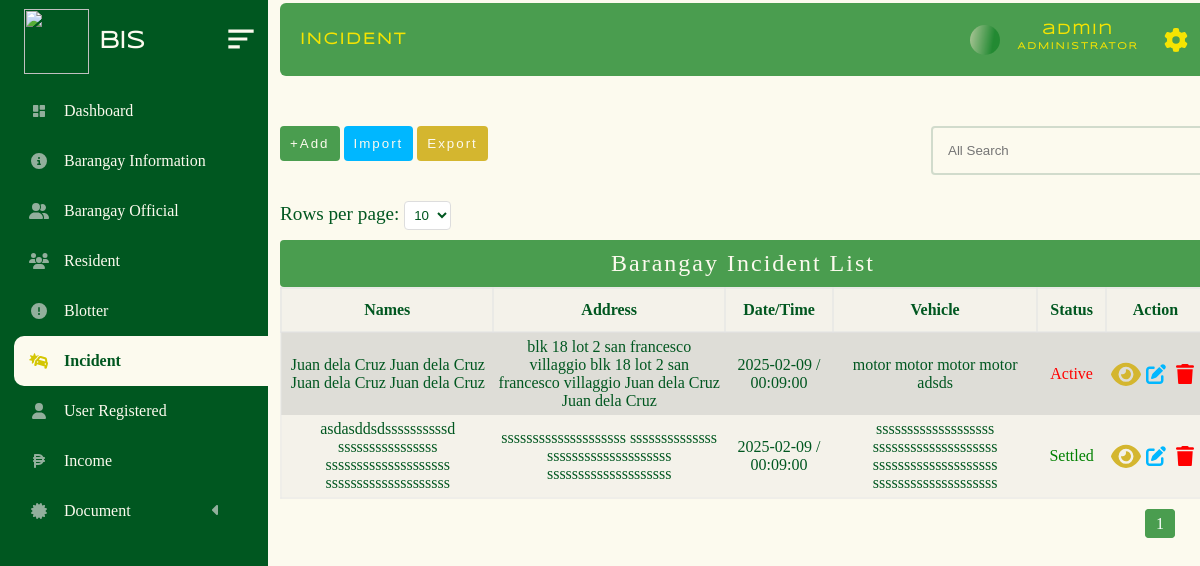
/administrator/admin_panel/incident.php (signed in), run on an earlier commit of the app's database.
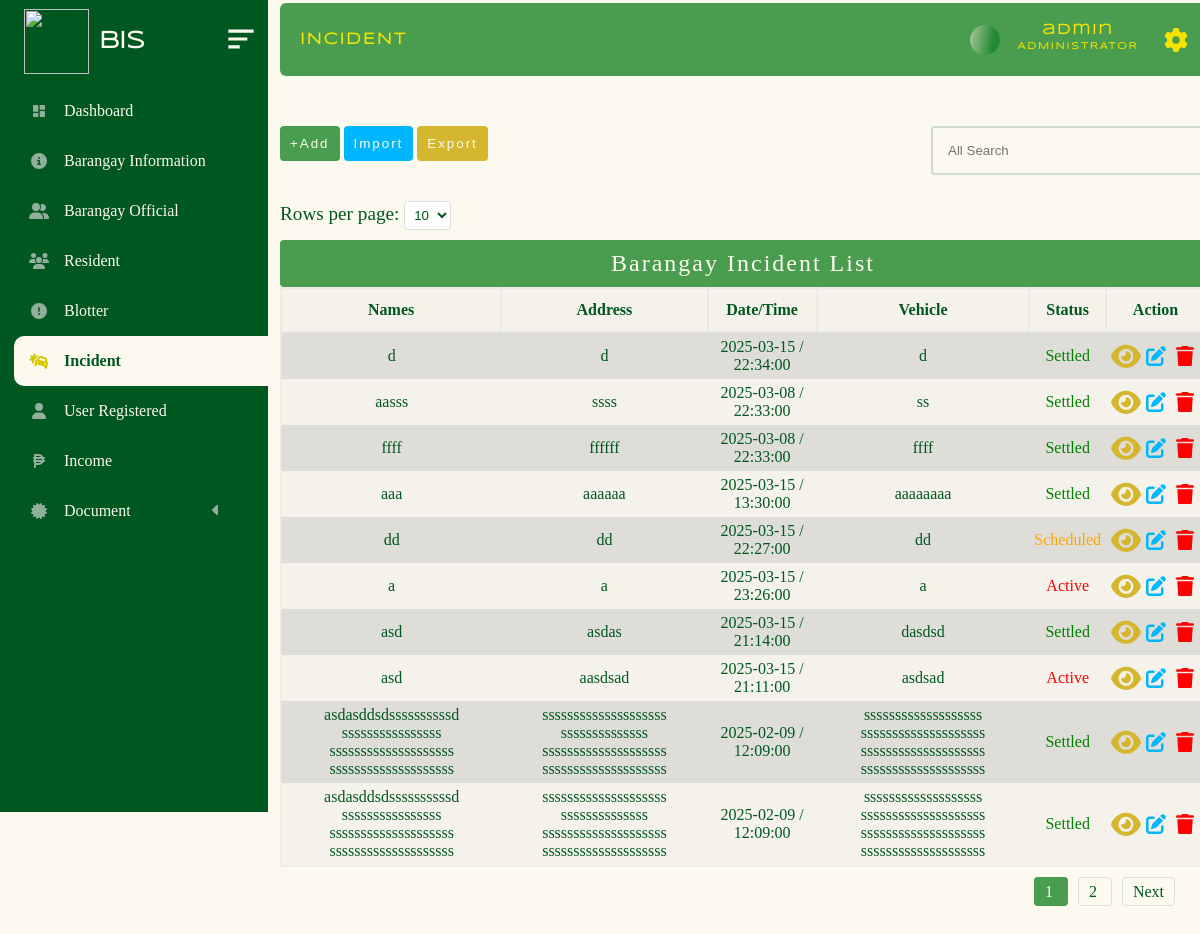
And on a later commit of the database.
### tables this page shows
CREATE TABLE `barangay_incident` (
  `id` bigint(20) NOT NULL,
  `date` date NOT NULL,
  `time` time NOT NULL,
  `name_involve` varchar(200) NOT NULL,
  `address` varchar(200) NOT NULL,
  `vehicle` varchar(200) NOT NULL,
  `license` varchar(200) NOT NULL,
  `plate_no` varchar(200) NOT NULL,
  `cause_incident` varchar(200) NOT NULL,
  `status` int(11) NOT NULL
);

### administrator/admin_panel/incident_folder/incident.php (the view, shortened to what this page needs)
<!DOCTYPE html>
<html lang="en">
<head>
</head>
<body>
    <?php
    require("../../database/conn_db.php");
    $page = isset($_GET['page']) ? max(1, (int)$_GET['page']) : 1;
    $limit = isset($_GET['limit']) ? max(1, (int)$_GET['limit']) : 10;
    $offset = ($page - 1) * $limit;
    $countQuery = "SELECT COUNT(*) AS total FROM barangay_incident";
    $countResult = $conn->query($countQuery);
    $totalRows = $countResult->fetch_assoc()['total'];
    $totalPages = max(1, ceil($totalRows / $limit));
    $sql = "SELECT * FROM barangay_incident ORDER BY id DESC LIMIT $limit OFFSET $offset";
    $result = $conn->query($sql);
    ?>
    <div class="limit-selector">
        <form method="GET" action="">
            <label for="limit">Rows per page:</label>
            <select name="limit" id="limit" onchange="this.form.submit()">
                <option value="10" <?php if ($limit == 10) echo 'selected'; ?>>10</option>
            </select>
        </form>
    </div>
    <?php
    if ($result->num_rows > 0) {
    ?>
    <table>
        <caption>Barangay Incident List</caption>
        <tr>
            <th>Names</th>
            <th>Address</th>
            <th>Date/Time</th>
            <th>Vehicle</th>
            <th>Status</th>
            <th>Action</th>
        </tr>
        <?php
        while ($row = $result->fetch_assoc()) {
            $date = $row["date"];
            $time = $row["time"];
            $name_involve = $row["name_involve"];
            $address = $row["address"];
            $vehicle = $row["vehicle"];
            $status = $row["status"];
        ?>
            <tr class="table_hover">
                <td><?php echo $name_involve; ?></td>
                <td><?php echo $address; ?></td>
                <td><?php echo $date . " / " . $time; ?></td>
                <td><?php echo $vehicle; ?></td>
                <td>
                    <?php
                    if ($status == 1) {
                        echo "<p style='color:red;'>Active</p>";
                    } elseif ($status == 2) {
                        echo "<p style='color:green;'>Settled</p>";
                    } elseif ($status == 3) {
                        echo "<p style='color:orange;'>Scheduled</p>";
                    }
                    ?>
                </td>
                <td>
                    <div id = "form_up_del_official">
                                       <button  id = "view_resident_btn"  class = "view_btn" data-id= <?php echo $row ["id"] ?>>
                                       </button>
                                           <button  id = "update_official_btn" class = "update_btn" data-id= <?php echo $row ["id"] ?>></button>
                                           <button id = "delete_official_btn" class = "delete_btn_blotter" data-id= <?php echo $row ["id"] ?>></button>
                                       </div>
                </td>
            </tr>
        <?php } ?>
    </table>
    <div class="pagination">
        <?php for ($i = 1; $i <= $totalPages; $i++): ?>
            <a href="?page=<?php echo $i; ?>&limit=<?php echo $limit; ?>" class="<?php echo $i == $page ? 'active' : ''; ?>">
                <?php echo $i; ?>
            </a>
        <?php endfor; ?>
        <?php if ($page < $totalPages): ?>
            <a href="?page=<?php echo $page + 1; ?>&limit=<?php echo $limit; ?>">Next</a>
        <?php endif; ?>
    </div>
    <?php
    }
    ?>
</body>
</html>

What changed in the data, as far as the page shows it:
removed barangay_incident: name_involve "Juan dela Cruz Juan dela Cruz Juan dela Cruz Juan dela Cruz", address "blk 18 lot 2 san francesco villaggio blk 18 lot 2 san francesco villaggio Juan dela Cruz Juan dela Cruz", date "2025-02-09", time "00:09:00", vehicle "motor motor motor motor adsds", status "Active"
no longer on this page (row unchanged): barangay_incident: name_involve "asdasddsdssssssssssd ssssssssssssssss ssssssssssssssssssss ssssssssssssssssssss", address "ssssssssssssssssssss ssssssssssssss ssssssssssssssssssss ssssssssssssssssssss", date "2025-02-09", time "00:09:00", vehicle "sssssssssssssssssss ssssssssssssssssssss ssssssssssssssssssss ssssssssssssssssssss", status "Settled"
added barangay_incident: name_involve "d", address "d", date "2025-03-15", time "22:34:00", vehicle "d", status "Settled"
added barangay_incident: name_involve "aasss", address "ssss", date "2025-03-08", time "22:33:00", vehicle "ss", status "Settled"
added barangay_incident: name_involve "ffff", address "ffffff", date "2025-03-08", time "22:33:00", vehicle "ffff", status "Settled"
added barangay_incident: name_involve "aaa", address "aaaaaa", date "2025-03-15", time "13:30:00", vehicle "aaaaaaaa", status "Settled"
added barangay_incident: name_involve "dd", address "dd", date "2025-03-15", time "22:27:00", vehicle "dd", status "Scheduled"
added barangay_incident: name_involve "a", address "a", date "2025-03-15", time "23:26:00", vehicle "a", status "Active"
added barangay_incident: name_involve "asd", address "asdas", date "2025-03-15", time "21:14:00", vehicle "dasdsd", status "Settled"
added barangay_incident: name_involve "asd", address "aasdsad", date "2025-03-15", time "21:11:00", vehicle "asdsad", status "Active"
added barangay_incident: name_involve "asdasddsdssssssssssd ssssssssssssssss ssssssssssssssssssss ssssssssssssssssssss", address "ssssssssssssssssssss ssssssssssssss ssssssssssssssssssss ssssssssssssssssssss", date "2025-02-09", time "12:09:00", vehicle "sssssssssssssssssss ssssssssssssssssssss ssssssssssssssssssss ssssssssssssssssssss", status "Settled"
added barangay_incident: name_involve "asdasddsdssssssssssd ssssssssssssssss ssssssssssssssssssss ssssssssssssssssssss", address "ssssssssssssssssssss ssssssssssssss ssssssssssssssssssss ssssssssssssssssssss", date "2025-02-09", time "12:09:00", vehicle "sssssssssssssssssss ssssssssssssssssssss ssssssssssssssssssss ssssssssssssssssssss", status "Settled"
Also different on the page:
new list line: "2"
text now shown: "Next"
